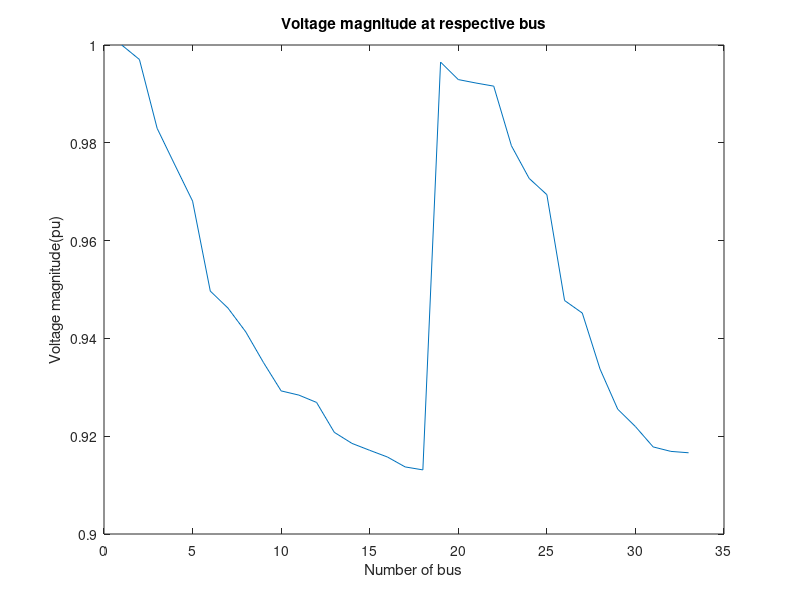
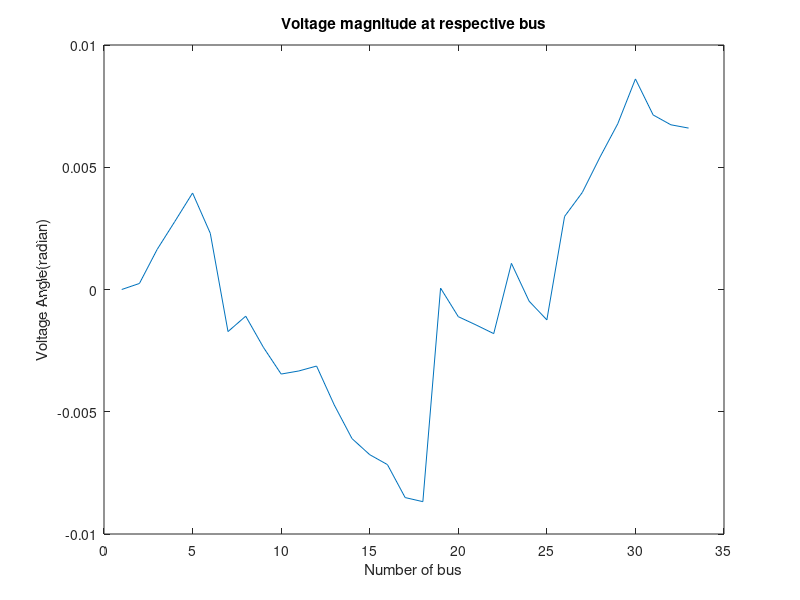

These charts were generated, in order, by the following MATLAB code:
clear all
%% The line and load data of 69-node Radila Distributio System 
    %Branch SE   RE            r           x         
    %Number Node Node         (?)         (?)        
% LD=[1       1       2       0.0005      0.0012      
%     2       2       3       0.0005      0.0012      
%     3       3       4       0.0015      0.0036      
%     4       4       5       0.0251      0.0294     
%     5       5       6       0.3660      0.1864      
%     6       6       7       0.3811      0.1941     
%     7       7       8       0.0922      0.0470      
%     8       8       9       0.0493      0.0251      
%     9       9       10      0.8190      0.2707     
%     10      10      11      0.1872      0.0619      
%     11      11      12      0.7114      0.2351      
%     12      12      13      1.0300      0.3400     
%     13      13      14      1.0440      0.3450      
%     14      14      15      1.0580      0.3496      
%     15      15      16      0.1966      0.0650      
%     16      16      17      0.3744      0.1238      
%     17      17      18      0.0047      0.0016      
%     18      18      19      0.3276      0.1083     
%     19      19      20      0.2106      0.0690      
%     20      20      21      0.3416      0.1129      
%     21      21      22      0.0140      0.0046      
%     22      22      23      0.1591      0.0526      
%     23      23      24      0.3463      0.1145      
%     24      24      25      0.7488      0.2475     
%     25      25      26      0.3089      0.1021     
%     26      26      27      0.1732      0.0572      
%     27      3       28      0.0044      0.0108      
%     28      28      29      0.0640      0.1565      
%     29      29      30      0.3978      0.1315      
%     30      30      31      0.0702      0.0232      
%     31      31      32      0.3510      0.1160      
%     32      32      33      0.8390      0.2816      
%     33      33      34      1.7080      0.5646      
%     34      34      35      1.4740      0.4873      
%     35      3       36      0.0044      0.0108      
%     36      36      37      0.0640      0.1565      
%     37      37      38      0.1053      0.1230      
%     38      38      39      0.0304      0.0355      
%     39      39      40      0.0018      0.0021      
%     40      40      41      0.7283      0.8509      
%     41      41      42      0.3100      0.3623      
%     42      42      43      0.0410      0.0478      
%     43      43      44      0.0092      0.0116      
%     44      44      45      0.1089      0.1373      
%     45      45      46      0.0009      0.0012      
%     46      4       47      0.0034      0.0084      
%     47      47      48      0.0851      0.2083      
%     48      48      49      0.2898      0.7091      
%     49      49      50      0.0822      0.2011      
%     50      8       51      0.0928      0.0473      
%     51      51      52      0.3319      0.1114      
%     52      9       53      0.1740      0.0886      
%     53      53      54      0.2030      0.1034      
%     54      54      55      0.2842      0.1447     
%     55      55      56      0.2813      0.1433     
%     56      56      57      1.5900      0.5337      
%     57      57      58      0.7837      0.2630      
%     58      58      59      0.3042      0.1006      
%     59      59      60      0.3861      0.1172      
%     60      60      61      0.5075      0.2585      
%     61      61      62      0.0974      0.0496      
%     62      62      63      0.1450      0.0738      
%     63      63      64      0.7105      0.3619      
%     64      64      65      1.0410      0.5302      
%     65      11      66      0.2012      0.0611      
%     66      66      67      0.0047      0.0014      
%     67      12      68      0.7394      0.2444      
%     68      68      69      0.0047      0.0016];
% %%    Bus        P             Q
% %     Number     KW            KVAr
% BD=[   1         0             0
%        2         0             0
%        3         0             0
%        4         0             0
%        5         0             0
%        6         2.60          2.20
%        7         40.40         30.00
%        8         75.00         54.00
%        9         30.00         22.00
%        10        28.00         19.00
%        11        145.00        104.00
%        12        145.00        104.00
%        13        8.00          5.00
%        14        8.00          5.50
%        15        0             0
%        16        45.50         30.00
%        17        60.00         35.00
%        18        60.00         35.00
%        19        0             0
%        20        1.00          0.60
%        21        114.00         81.00
%        22        5.00          3.50
%        23        0             0
%        24        28.00         20.00
%        25        0             0
%        26        14.00         10.00
%        27        14.00         10.00
%        28        26.00         18.60
%        29        26.00         18.60
%        30        0             0
%        31        0             0
%        32        0             0
%        33        14.00         10.00
%        34        19.50         14.00
%        35        6.00          4.00
%        36        26.00         18.55
%        37        26.00         18.55
%        38        0             0
%        39        24.00         17.00
%        40        24.00         17.00
%        41        1.20          1.00
%        42        0             0
%        43        6.00          4.30
%        44        0             0
%        45        39.22         26.30
%        46        39.22         26.30
%        47        0             0
%        48        79.00         56.40
%        49        384.70        274.50
%        50        384.70        274.50
%        51        40.50         28.30
%        52        3.60          2.70
%        53        4.35          3.50
%        54        26.40         19.00
%        55        24.40         17.20
%        56        0             0
%        57        0             0
%        58        0             0
%        59        100.00         72.00
%        60        0             0
%        61        1244.00        888.00
%        62        32.00         23.00
%        63        0             0
%        64        227.00        162.00
%        65        59.00         42.00
%        66        18.00         13.00
%        67        18.00         13.00
%        68        28.00         20.00
%        69        28.00         20.00];
% %% Line data of 33 bus system 
% % Bus      from    To         R           X
% Number   Bus     Bus       ohm         ohm
LD=[1   	1       2   	0.0922  	0.0470  ;	
    2       2       3   	0.4930  	0.2511 	;
    3       3       4   	0.3660  	0.1864 	;
    4       4       5   	0.3811  	0.1941 	;
    5       5       6   	0.8190  	0.7070 	;
    6       6       7   	0.1872  	0.6188 	;
    7       7       8   	0.7114  	0.2351 	;
    8       8       9   	1.0300  	0.7400 	;
    9       9       10   	1.0440  	0.7400 	;
    10      10      11   	0.1966  	0.0650 	;
    11      11      12  	0.3744  	0.1238 	;
    12      12      13  	1.4680  	1.1550 	;
    13      13      14  	0.5416  	0.7129 	;
    14      14      15  	0.5910  	0.5260 	;
    15      15      16  	0.7463  	0.5450 	;
    16      16      17  	1.2890  	1.7210 	;
    17      17      18  	0.7320  	0.5740 	;
    18      2       19  	0.1640  	0.1565 	;
    19      19      20  	1.5042  	1.3554 	;
    20      20  	21  	0.4095  	0.4784 	;
    21      21  	22  	0.7089  	0.9373 	;
    22      3       23  	0.4512  	0.3083 	;
    23      23      24  	0.8980  	0.7091 	;
    24      24      25  	0.8960  	0.7011 	;
    25      6       26  	0.2030  	0.1034 	;
    26      26      27  	0.2842  	0.1447 	;
    27      27      28  	1.0590  	0.9337 	;
    28      28      29  	0.8042  	0.7006 	;
    29      29      30  	0.5075  	0.2585 	;
    30      30      31  	0.9744  	0.9630 	;
    31      31      32  	0.3105  	0.3619 	;
    32      32      33  	0.3410  	0.5302] ;

 
 %% Bus Data of 33 bus system 
    %Branch     P(kw)  Q(kVAr)
    %Number 
BD=[1           0       0
    2           100 	60;
    3           90  	40;
    4       	120 	80;
    5           60  	30;
    6           60      20;
    7           200 	100;
    8           200 	100;
    9           60      20;
    10          60      20;
    11          45      30;
    12          60      35;
    13          60      35;
    14          120     80;
    15          60      10;
    16          60      20;
    17          60      20;
    18          90      40;
    19          90      40;
    20          90      40;
    21      	90      40;
    22      	90      40;
    23      	90      40;
    24          420 	200;
    25          420 	200;
    26          60      25;
    27          60      25;
    28          60      20;
    29      	120 	70;
    30      	200 	600;
    31          150 	70;
    32          210 	100;
    33          60      40];
%% Data Conversion in pu 
BMVA=100;                   % Base MVA value 
BKVa=12.66;                 % Base KVA value 
BZ=(BKVa)^2/BMVA;           % Base Impedance 
LD(:,4)= LD(:,4)/BZ;        % Convert branch reisitance in pu
LD(:,5)= LD(:,5)/BZ;        % Convert branch inductance in pu 
BD(:,2)=BD(:,2)/(1000*BMVA);% Convert real power in pu
BD(:,3)=BD(:,3)/(1000*BMVA);% Convert reactive power in pu
%% BIBC Matrix formation
bibc=zeros(size(BD,1)-1,size(LD,1));
for i=1:size(LD,1)
    bibc(:,LD(i,3))=bibc(:,LD(i,2));
    bibc(LD(i,1),LD(i,3))=1;
end
bibc(:,1)=[];               %BIBC Matrix
Z=complex(LD(:,4),LD(:,5)); %branch impedance
ZD=diag(Z);                 %makeing it diagonal
bcbv=bibc'*ZD;              %BCBV Matrix 
S=complex(BD(:,2),BD(:,3)); % Complex Power 
S(1,:)=[];
V0=ones(size(LD,1),1);               % Assume intial voltage 1 pu  
V=V0;
%% Load flow programe 
iter=input('no of iteration     ');
 for i=1:iter
   I=conj(S./V);              % injected current
   IB=bibc*I;                 % Branch Current 
   dV=bcbv*bibc*I;            % V1-Vbus 
    V=V0-dV;                   % Volatge of different bus 
end
%% Show Output voltage data
V=[1;V];                   % putting first bus as 1pu(central bus)
[Vang Vmag]=cart2pol(real(V),imag(V));% Convert Voltage in polar coordinate 
V=[Vmag Vang];
display(IB)
display(V)
%% Graph of voltage magnitude and angle vs bus no  
figure(1)
plot(Vmag,'DisplayName','Vmag','YDataSource','Vmag');
title('Voltage magnitude at respective bus')
xlabel('Number of bus')
ylabel('Voltage magnitude(pu)')
figure(2)
plot(Vang,'DisplayName','Vang','YDataSource','Vang');
title('Voltage magnitude at respective bus')
xlabel('Number of bus')
ylabel('Voltage Angle(radian)')
%% Calculation of Loss
%calculation of loss by different method 
for j=1:size(LD,1)
    Ploss(j)=IB(j)*(V(LD(j,2))-V(LD(j,3)));
end
% for j=1:size(LD,1)
%     PLoss(j)=IB(j)^2*LD(j,4);
% end
% PLoss=PLoss';
% PLosssum=sum(PLoss);
% [F G]=cart2pol(real(PLosssum),imag(PLosssum))
Ploss=Ploss';
Ptotalloss=sum(Ploss);
[B C]=cart2pol(real(Ptotalloss),imag(Ptotalloss))
%% Stability index (L Index);
for i=1:size(LD,1)
    Pf(i)=IB(i)*V(LD(i,2));
    Pb(i)=IB(i)*V(LD(i,3)); 
end
h=(-1)^(0.5);
for j=1:size(LD,1)
    L(j)=(4/((V(LD(j,1)))^4))*(((real(Pb(j))*LD(j,5)*h-imag(Pb(j))*h*LD(j,4))^2)+(((V(LD(j,1)))^2)*(real(Pb(j))*LD(j,4)+h*imag(Pb(j))*h*LD(j,5))));
end
L=real(L);
M=find(L==max(L))+1;



